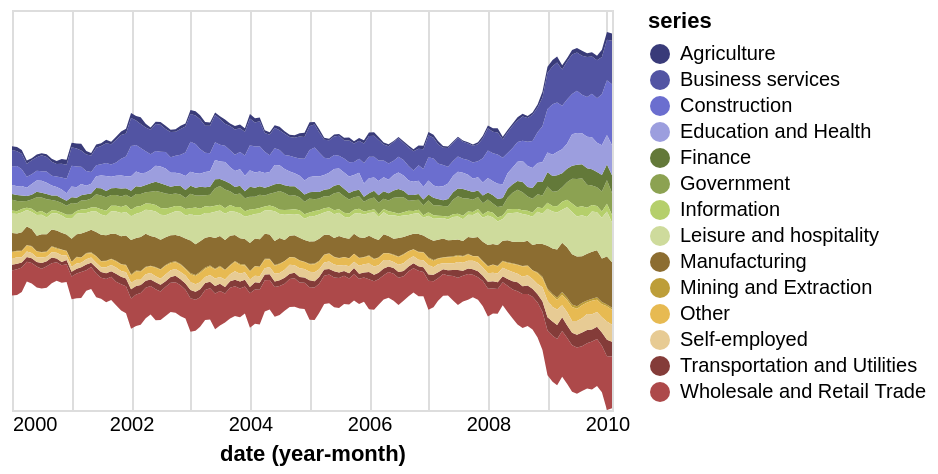

Vega-Lite specification stored for this chart:
### Vega-Lite specification from a JSON file in a GitHub repository (floating-point values rounded to 4 significant figures; data arrays with more than 128 entries replaced by an {"elided": "..."} marker saying what was removed)
{"$schema": "https://vega.github.io/schema/vega-lite/v5.json", "width": 300, "height": 200, "data": {"values": {"elided": "1708 records"}, "format": {"parse": {"date": "date"}}}, "mark": "area", "params": [{"name": "industry", "select": {"type": "point", "fields": ["series"]}, "bind": "legend"}], "encoding": {"x": {"timeUnit": "yearmonth", "field": "date", "axis": {"domain": false, "format": "%Y", "tickSize": 0}}, "y": {"aggregate": "sum", "field": "count", "stack": "center", "axis": null}, "color": {"field": "series", "scale": {"scheme": "category20b"}}, "opacity": {"condition": {"param": "industry", "value": 1}, "value": 0.2}}, "config": {}}
